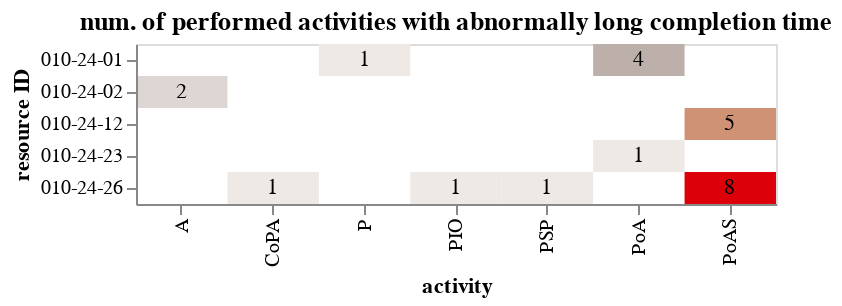

The notebook cell saved with this chart:
### Code cell
alt.layer(
    alt.Chart(
        log_data, 
        title='num. of performed activities with abnormally long completion time'
    ).mark_rect().encode(
        y=alt.Y('resource').title('resource ID'),
        x=alt.X('activity').title('activity'),
        color=alt.Color('count()').scale(scheme='lightgreyred').legend(None)
    ),
    alt.Chart(
        log_data
    ).mark_text(baseline='middle').encode(
        y=alt.Y('resource').title('resource ID'),
        x=alt.X('activity').title('activity'),
        text=alt.Text('count()')
    ),
).properties(width=320, height=80)

### Figure 1 — Vega-Lite specification as saved in the notebook (floating-point values rounded to 4 significant figures)
{"config": {"view": {"continuousWidth": 300, "continuousHeight": 300}}, "layer": [{"mark": {"type": "rect"}, "encoding": {"color": {"aggregate": "count", "legend": null, "scale": {"scheme": "lightgreyred"}, "type": "quantitative"}, "x": {"field": "activity", "title": "activity", "type": "nominal"}, "y": {"field": "resource", "title": "resource ID", "type": "nominal"}}, "title": "num. of performed activities with abnormally long completion time"}, {"mark": {"type": "text", "baseline": "middle"}, "encoding": {"text": {"aggregate": "count", "type": "quantitative"}, "x": {"field": "activity", "title": "activity", "type": "nominal"}, "y": {"field": "resource", "title": "resource ID", "type": "nominal"}}}], "data": {"name": "data-47e66937aad3f06c27814591f28f16ce"}, "height": 80, "width": 320, "$schema": "https://vega.github.io/schema/vega-lite/v5.16.3.json", "datasets": {"data-47e66937aad3f06c27814591f28f16ce": [{"activity": "PoAS", "case_id": "ID-21", "start timestamp": "2011-04-18T08:15:00", "complete timestamp": "2011-04-18T08:33:00", "resource": "010-24-26", "Weekday": "Monday", "Cost": "1,13 € per minute", "School holidays; 0 = no, 1 = yes": 1.0, "Approval; 1 = low risk to 4 = high risk": 1.0, "Type of loan; 0 = normal; 1 = special": 1.0, "_start timestamp": "2011-04-18 08:15:00", "_complete timestamp": "2011-04-18 08:33:00", "activity_duration_minute": 18.0, "activity_short": "PoAS", "case_type": "special loan", "department": "010", "department_role": "010-24", "threshold": 2.5}, {"activity": "PoAS", "case_id": "ID-21", "start timestamp": "2011-05-06T12:11:00", "complete timestamp": "2011-05-06T12:23:00", "resource": "010-24-26", "Weekday": "Friday", "Cost": "1,13 € per minute", "School holidays; 0 = no, 1 = yes": 0.0, "Approval; 1 = low risk to 4 = high risk": 1.0, "Type of loan; 0 = normal; 1 = special": 1.0, "_start timestamp": "2011-05-06 12:11:00", "_complete timestamp": "2011-05-06 12:23:00", "activity_duration_minute": 12.0, "activity_short": "PoAS", "case_type": "special loan", "department": "010", "department_role": "010-24", "threshold": 2.5}, {"activity": "PoAS", "case_id": "ID-208", "start timestamp": "2011-05-20T15:34:00", "complete timestamp": "2011-05-20T15:52:00", "resource": "010-24-26", "Weekday": "Friday", "Cost": "1,13 € per minute", "School holidays; 0 = no, 1 = yes": 0.0, "Approval; 1 = low risk to 4 = high risk": 2.0, "Type of loan; 0 = normal; 1 = special": 1.0, "_start timestamp": "2011-05-20 15:34:00", "_complete timestamp": "2011-05-20 15:52:00", "activity_duration_minute": 18.0, "activity_short": "PoAS", "case_type": "special loan", "department": "010", "department_role": "010-24", "threshold": 2.5}, {"activity": "PoAS", "case_id": "ID-208", "start timestamp": "2011-05-20T15:56:00", "complete timestamp": "2011-05-20T16:11:00", "resource": "010-24-26", "Weekday": "Friday", "Cost": "1,13 € per minute", "School holidays; 0 = no, 1 = yes": 0.0, "Approval; 1 = low risk to 4 = high risk": 2.0, "Type of loan; 0 = normal; 1 = special": 1.0, "_start timestamp": "2011-05-20 15:56:00", "_complete timestamp": "2011-05-20 16:11:00", "activity_duration_minute": 15.0, "activity_short": "PoAS", "case_type": "special loan", "department": "010", "department_role": "010-24", "threshold": 2.5}, {"activity": "PoA", "case_id": "ID-456", "start timestamp": "2011-05-04T09:13:00", "complete timestamp": "2011-05-04T10:45:00", "resource": "010-24-23", "Weekday": "Wednesday", "Cost": "1,13 € per minute", "School holidays; 0 = no, 1 = yes": 0.0, "Approval; 1 = low risk to 4 = high risk": 1.0, "Type of loan; 0 = normal; 1 = special": 1.0, "_start timestamp": "2011-05-04 09:13:00", "_complete timestamp": "2011-05-04 10:45:00", "activity_duration_minute": 92.0, "activity_short": "PoA", "case_type": "special loan", "department": "010", "department_role": "010-24", "threshold": 75.0}, {"activity": "PoAS", "case_id": "ID-458", "start timestamp": "2011-03-03T12:06:00", "complete timestamp": "2011-03-03T12:36:00", "resource": "010-24-26", "Weekday": "Thursday", "Cost": "1,13 € per minute", "School holidays; 0 = no, 1 = yes": 0.0, "Approval; 1 = low risk to 4 = high risk": 1.0, "Type of loan; 0 = normal; 1 = special": 1.0, "_start timestamp": "2011-03-03 12:06:00", "_complete timestamp": "2011-03-03 12:36:00", "activity_duration_minute": 30.0, "activity_short": "PoAS", "case_type": "special loan", "department": "010", "department_role": "010-24", "threshold": 2.5}, {"activity": "A", "case_id": "ID-458", "start timestamp": "2011-03-21T09:35:00", "complete timestamp": "2011-03-21T14:21:00", "resource": "010-24-02", "Weekday": "Monday", "Cost": "1,13 € per minute", "School holidays; 0 = no, 1 = yes": 0.0, "Approval; 1 = low risk to 4 = high risk": 1.0, "Type of loan; 0 = normal; 1 = special": 1.0, "_start timestamp": "2011-03-21 09:35:00", "_complete timestamp": "2011-03-21 14:21:00", "activity_duration_minute": 286.0, "activity_short": "A", "case_type": "special loan", "department": "010", "department_role": "010-24", "threshold": 49.0}, {"activity": "PIO", "case_id": "ID-492", "start timestamp": "2011-04-15T14:58:00", "complete timestamp": "2011-04-15T15:12:00", "resource": "010-24-26", "Weekday": "Friday", "Cost": "1,13 € per minute", "School holidays; 0 = no, 1 = yes": 0.0, "Approval; 1 = low risk to 4 = high risk": 2.0, "Type of loan; 0 = normal; 1 = special": 1.0, "_start timestamp": "2011-04-15 14:58:00", "_complete timestamp": "2011-04-15 15:12:00", "activity_duration_minute": 14.0, "activity_short": "PIO", "case_type": "special loan", "department": "010", "department_role": "010-24", "threshold": 2.5}, {"activity": "PSP", "case_id": "ID-492", "start timestamp": "2011-04-21T15:46:00", "complete timestamp": "2011-04-21T16:30:00", "resource": "010-24-26", "Weekday": "Thursday", "Cost": "1,13 € per minute", "School holidays; 0 = no, 1 = yes": 1.0, "Approval; 1 = low risk to 4 = high risk": 2.0, "Type of loan; 0 = normal; 1 = special": 1.0, "_start timestamp": "2011-04-21 15:46:00", "_complete timestamp": "2011-04-21 16:30:00", "activity_duration_minute": 44.0, "activity_short": "PSP", "case_type": "special loan", "department": "010", "department_role": "010-24", "threshold": 25.25}, {"activity": "PoAS", "case_id": "ID-492", "start timestamp": "2011-04-21T16:31:00", "complete timestamp": "2011-04-21T16:50:00", "resource": "010-24-26", "Weekday": "Thursday", "Cost": "1,13 € per minute", "School holidays; 0 = no, 1 = yes": 1.0, "Approval; 1 = low risk to 4 = high risk": 2.0, "Type of loan; 0 = normal; 1 = special": 1.0, "_start timestamp": "2011-04-21 16:31:00", "_complete timestamp": "2011-04-21 16:50:00", "activity_duration_minute": 19.0, "activity_short": "PoAS", "case_type": "special loan", "department": "010", "department_role": "010-24", "threshold": 2.5}, {"activity": "PoA", "case_id": "ID-492", "start timestamp": "2011-04-28T11:19:00", "complete timestamp": "2011-04-28T13:14:00", "resource": "010-24-01", "Weekday": "Thursday", "Cost": "1,13 € per minute", "School holidays; 0 = no, 1 = yes": 1.0, "Approval; 1 = low risk to 4 = high risk": 2.0, "Type of loan; 0 = normal; 1 = special": 1.0, "_start timestamp": "2011-04-28 11:19:00", "_complete timestamp": "2011-04-28 13:14:00", "activity_duration_minute": 115.0, "activity_short": "PoA", "case_type": "special loan", "department": "010", "department_role": "010-24", "threshold": 75.0}, {"activity": "P", "case_id": "ID-492", "start timestamp": "2011-04-28T13:51:00", "complete timestamp": "2011-04-28T14:41:00", "resource": "010-24-01", "Weekday": "Thursday", "Cost": "1,13 € per minute", "School holidays; 0 = no, 1 = yes": 1.0, "Approval; 1 = low risk to 4 = high risk": 2.0, "Type of loan; 0 = normal; 1 = special": 1.0, "_start timestamp": "2011-04-28 13:51:00", "_complete timestamp": "2011-04-28 14:41:00", "activity_duration_minute": 50.0, "activity_short": "P", "case_type": "special loan", "department": "010", "department_role": "010-24", "threshold": 18.5}, {"activity": "PoAS", "case_id": "ID-553", "start timestamp": "2011-03-24T14:55:00", "complete timestamp": "2011-03-24T15:24:00", "resource": "010-24-26", "Weekday": "Thursday", "Cost": "1,13 € per minute", "School holidays; 0 = no, 1 = yes": 0.0, "Approval; 1 = low risk to 4 = high risk": 1.0, "Type of loan; 0 = normal; 1 = special": 1.0, "_start timestamp": "2011-03-24 14:55:00", "_complete timestamp": "2011-03-24 15:24:00", "activity_duration_minute": 29.0, "activity_short": "PoAS", "case_type": "special loan", "department": "010", "department_role": "010-24", "threshold": 2.5}, {"activity": "CoPA", "case_id": "ID-553", "start timestamp": "2011-04-06T15:49:00", "complete timestamp": "2011-04-06T16:18:00", "resource": "010-24-26", "Weekday": "Wednesday", "Cost": "1,13 € per minute", "School holidays; 0 = no, 1 = yes": 0.0, "Approval; 1 = low risk to 4 = high risk": 1.0, "Type of loan; 0 = normal; 1 = special": 1.0, "_start timestamp": "2011-04-06 15:49:00", "_complete timestamp": "2011-04-06 16:18:00", "activity_duration_minute": 29.0, "activity_short": "CoPA", "case_type": "special loan", "department": "010", "department_role": "010-24", "threshold": 24.62}, {"activity": "PoA", "case_id": "ID-553", "start timestamp": "2011-04-26T15:28:00", "complete timestamp": "2011-04-26T16:45:00", "resource": "010-24-01", "Weekday": "Tuesday", "Cost": "1,13 € per minute", "School holidays; 0 = no, 1 = yes": 1.0, "Approval; 1 = low risk to 4 = high risk": 1.0, "Type of loan; 0 = normal; 1 = special": 1.0, "_start timestamp": "2011-04-26 15:28:00", "_complete timestamp": "2011-04-26 16:45:00", "activity_duration_minute": 77.0, "activity_short": "PoA", "case_type": "special loan", "department": "010", "department_role": "010-24", "threshold": 75.0}, {"activity": "A", "case_id": "ID-641", "start timestamp": "2011-04-08T10:44:00", "complete timestamp": "2011-04-08T14:09:00", "resource": "010-24-02", "Weekday": "Friday", "Cost": "1,13 € per minute", "School holidays; 0 = no, 1 = yes": 0.0, "Approval; 1 = low risk to 4 = high risk": 1.0, "Type of loan; 0 = normal; 1 = special": 1.0, "_start timestamp": "2011-04-08 10:44:00", "_complete timestamp": "2011-04-08 14:09:00", "activity_duration_minute": 205.0, "activity_short": "A", "case_type": "special loan", "department": "010", "department_role": "010-24", "threshold": 49.0}, {"activity": "PoAS", "case_id": "ID-896", "start timestamp": "2011-05-24T15:17:00", "complete timestamp": "2011-05-24T15:27:00", "resource": "010-24-26", "Weekday": "Tuesday", "Cost": "1,13 € per minute", "School holidays; 0 = no, 1 = yes": 0.0, "Approval; 1 = low risk to 4 = high risk": 1.0, "Type of loan; 0 = normal; 1 = special": 1.0, "_start timestamp": "2011-05-24 15:17:00", "_complete timestamp": "2011-05-24 15:27:00", "activity_duration_minute": 10.0, "activity_short": "PoAS", "case_type": "special loan", "department": "010", "department_role": "010-24", "threshold": 2.5}, {"activity": "PoA", "case_id": "ID-913", "start timestamp": "2011-05-19T11:30:00", "complete timestamp": "2011-05-19T13:05:00", "resource": "010-24-01", "Weekday": "Thursday", "Cost": "1,13 € per minute", "School holidays; 0 = no, 1 = yes": 0.0, "Approval; 1 = low risk to 4 = high risk": 2.0, "Type of loan; 0 = normal; 1 = special": 1.0, "_start timestamp": "2011-05-19 11:30:00", "_complete timestamp": "2011-05-19 13:05:00", "activity_duration_minute": 95.0, "activity_short": "PoA", "case_type": "special loan", "department": "010", "department_role": "010-24", "threshold": 75.0}, {"activity": "PoAS", "case_id": "ID-1190", "start timestamp": "2011-05-23T15:22:00", "complete timestamp": "2011-05-23T15:26:00", "resource": "010-24-12", "Weekday": "Monday", "Cost": "1,13 € per minute", "School holidays; 0 = no, 1 = yes": 0.0, "Approval; 1 = low risk to 4 = high risk": 1.0, "Type of loan; 0 = normal; 1 = special": 1.0, "_start timestamp": "2011-05-23 15:22:00", "_complete timestamp": "2011-05-23 15:26:00", "activity_duration_minute": 4.0, "activity_short": "PoAS", "case_type": "special loan", "department": "010", "department_role": "010-24", "threshold": 2.5}, {"activity": "PoAS", "case_id": "ID-1466", "start timestamp": "2011-05-30T17:37:00", "complete timestamp": "2011-05-30T17:40:00", "resource": "010-24-12", "Weekday": "Monday", "Cost": "1,13 € per minute", "School holidays; 0 = no, 1 = yes": 0.0, "Approval; 1 = low risk to 4 = high risk": 1.0, "Type of loan; 0 = normal; 1 = special": 1.0, "_start timestamp": "2011-05-30 17:37:00", "_complete timestamp": "2011-05-30 17:40:00", "activity_duration_minute": 3.0, "activity_short": "PoAS", "case_type": "special loan", "department": "010", "department_role": "010-24", "threshold": 2.5}, {"activity": "PoAS", "case_id": "ID-1466", "start timestamp": "2011-05-30T17:40:00", "complete timestamp": "2011-05-30T18:06:00", "resource": "010-24-12", "Weekday": "Monday", "Cost": "1,13 € per minute", "School holidays; 0 = no, 1 = yes": 0.0, "Approval; 1 = low risk to 4 = high risk": 1.0, "Type of loan; 0 = normal; 1 = special": 1.0, "_start timestamp": "2011-05-30 17:40:00", "_complete timestamp": "2011-05-30 18:06:00", "activity_duration_minute": 26.0, "activity_short": "PoAS", "case_type": "special loan", "department": "010", "department_role": "010-24", "threshold": 2.5}, {"activity": "PoAS", "case_id": "ID-1466", "start timestamp": "2011-05-31T11:06:00", "complete timestamp": "2011-05-31T11:53:00", "resource": "010-24-12", "Weekday": "Tuesday", "Cost": "1,13 € per minute", "School holidays; 0 = no, 1 = yes": 0.0, "Approval; 1 = low risk to 4 = high risk": 1.0, "Type of loan; 0 = normal; 1 = special": 1.0, "_start timestamp": "2011-05-31 11:06:00", "_complete timestamp": "2011-05-31 11:53:00", "activity_duration_minute": 47.0, "activity_short": "PoAS", "case_type": "special loan", "department": "010", "department_role": "010-24", "threshold": 2.5}, {"activity": "PoA", "case_id": "ID-1562", "start timestamp": "2011-05-20T09:24:00", "complete timestamp": "2011-05-20T12:12:00", "resource": "010-24-01", "Weekday": "Friday", "Cost": "1,13 € per minute", "School holidays; 0 = no, 1 = yes": 0.0, "Approval; 1 = low risk to 4 = high risk": 2.0, "Type of loan; 0 = normal; 1 = special": 1.0, "_start timestamp": "2011-05-20 09:24:00", "_complete timestamp": "2011-05-20 12:12:00", "activity_duration_minute": 168.0, "activity_short": "PoA", "case_type": "special loan", "department": "010", "department_role": "010-24", "threshold": 75.0}, {"activity": "PoAS", "case_id": "ID-1579", "start timestamp": "2011-04-04T09:51:00", "complete timestamp": "2011-04-04T10:56:00", "resource": "010-24-12", "Weekday": "Monday", "Cost": "1,13 € per minute", "School holidays; 0 = no, 1 = yes": 0.0, "Approval; 1 = low risk to 4 = high risk": 2.0, "Type of loan; 0 = normal; 1 = special": 1.0, "_start timestamp": "2011-04-04 09:51:00", "_complete timestamp": "2011-04-04 10:56:00", "activity_duration_minute": 65.0, "activity_short": "PoAS", "case_type": "special loan", "department": "010", "department_role": "010-24", "threshold": 2.5}]}}
